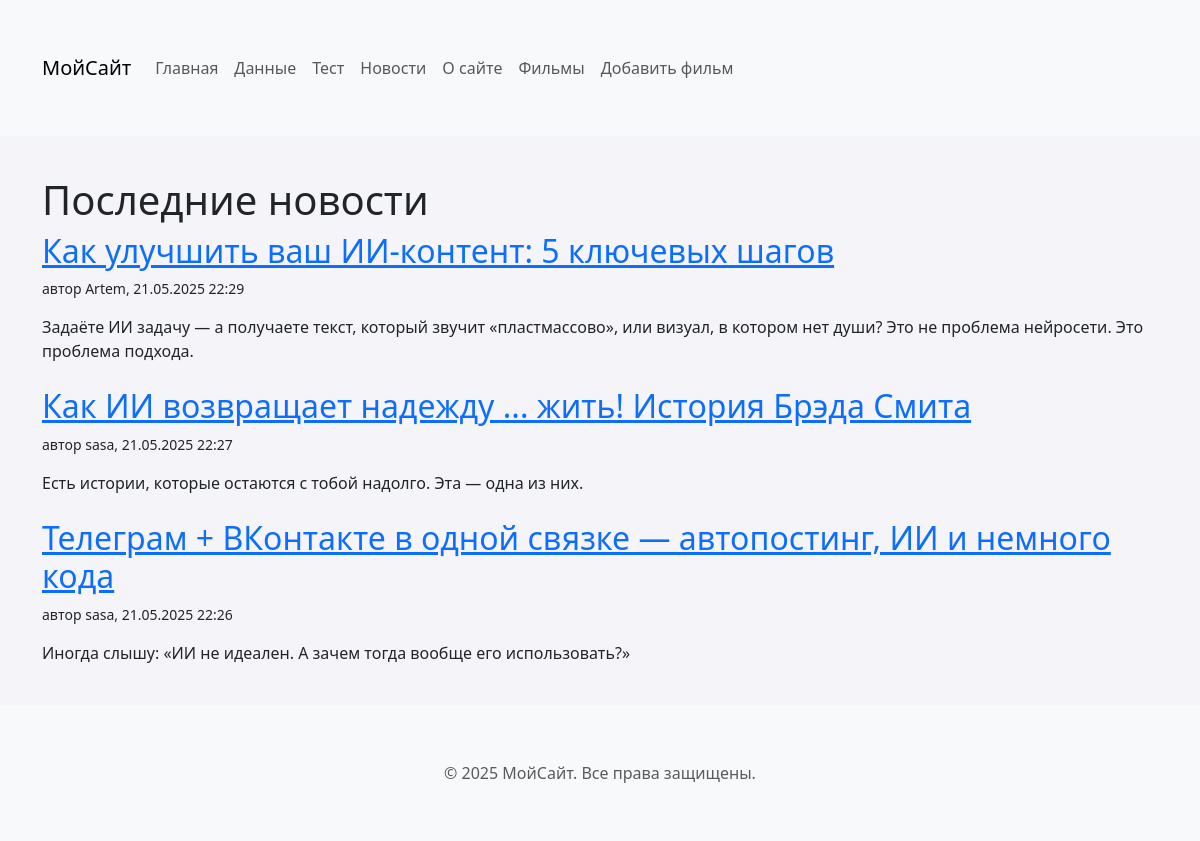
Page /news/ on the committed database.
### news/models.py (models this page shows, shortened)
class News(models.Model):
    title           = models.CharField("Заголовок", max_length=200)
    description     = models.CharField("Краткое описание", max_length=500)
    content         = models.TextField("Текст новости")
    pub_date        = models.DateTimeField("Время публикации", auto_now_add=True)
    author          = models.ForeignKey(
        User,
        verbose_name="Автор",
        on_delete=models.CASCADE,
        related_name='news'
    )
    class Meta:
        verbose_name = "Новость"
        verbose_name_plural = "Новости"
        ordering = ['-pub_date']

### news/views.py (the view)
# urls.py: path('',        views.news_list,   name='news_list'),
def news_list(request):
    qs = News.objects.select_related('author').all()
    return render(request, 'news/news_list.html', {'news_list': qs})

### news/templates/news/news_list.html (shortened to what this page needs)
{% extends 'myapp/base.html' %}
{% block content %}
  <h1>Последние новости</h1>
  {% for item in news_list %}
    <article class="mb-4">
      <h2><a href="{% url 'news_detail' item.pk %}">{{ item.title }}</a></h2>
      <p><small>автор {{ item.author }}, {{ item.pub_date|date:"d.m.Y H:i" }}</small></p>
      <p>{{ item.description }}</p>
    </article>
  {% empty %}
    <p>Пока нет ни одной новости.</p>
  {% endfor %}
{% endblock %}

### myapp/static/myapp/css/style.css (style rules this page uses)
body { background: #f4f4f9 url("../images/bg-pattern.png") center/cover fixed; }

### rows in the picture
News: title "Как улучшить ваш ИИ-контент: 5 ключевых шагов", author "Artem", pub_date "21.05.2025 22:29", description "Задаёте ИИ задачу — а получаете текст, который звучит «пластмассово», или визуал, в котором нет души? Это не проблема нейросети. Это проблема подхода."
News: title "Как ИИ возвращает надежду ... жить! История Брэда Смита", author "sasa", pub_date "21.05.2025 22:27", description "Есть истории, которые остаются с тобой надолго. Эта — одна из них."
News: title "Телеграм + ВКонтакте в одной связке — автопостинг, ИИ и немного кода", author "sasa", pub_date "21.05.2025 22:26", description "Иногда слышу: «ИИ не идеален. А зачем тогда вообще его использовать?»"
